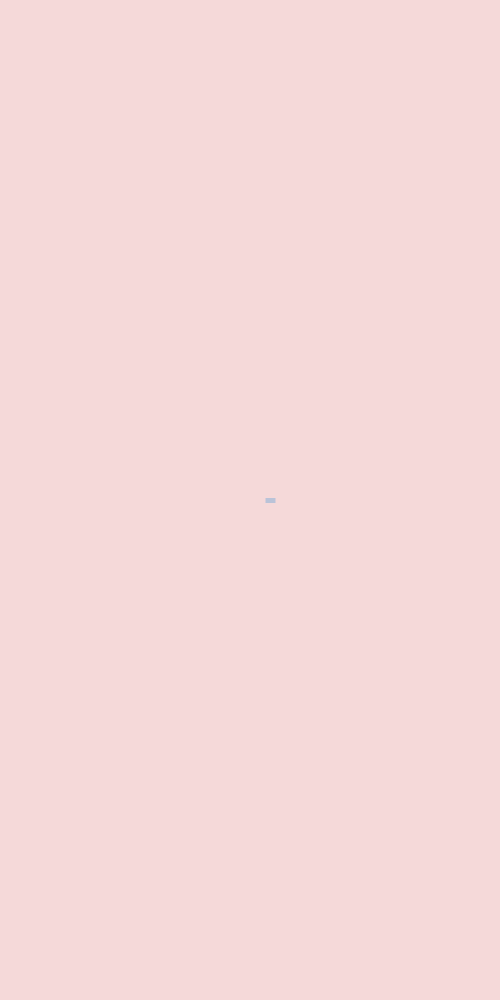
Frame 1 (no input)
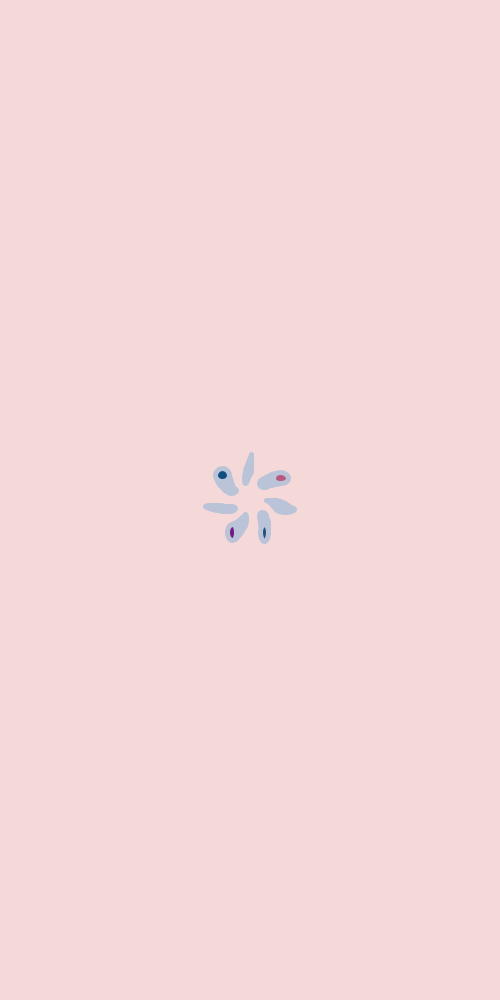
Frame 60 (the mouse pressed at the canvas centre just before this capture)
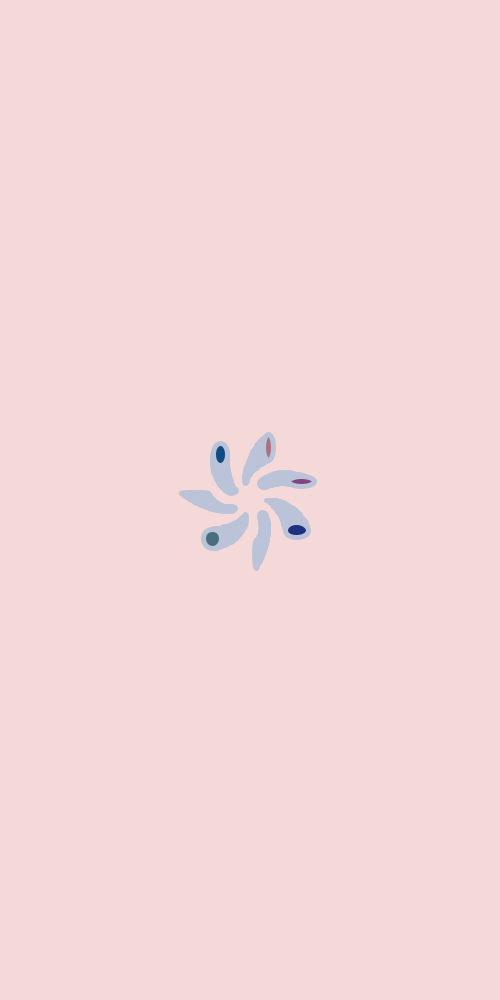
Frame 120 (the mouse held since frame 60 and released just before this capture)

The Processing sketch that drew these frames (run headless with seeded random() and noise(); from frame 60 on, the mouse is pressed at the canvas centre):

// Processing sketch: processing_32167
// ── processing_32167.pde

float r= 20;
float a =0;
 void setup(){
   size (500,1000);
   background (245,217,217);
   smooth ();
   stroke (186,195,216);
   strokeWeight (5);
  
 }
 
 void draw (){
   float x = r * sin (a);
   float y = r * cos (a);
   float vuw = random (50);
   fill(random(200),random(122),128);
    float cheers = random(x/3);
  float thx = random(y/3);
     ellipse (width/2 + y , height/2 + x ,y/2,x/2);
      
         
   a += 1.8;
   r +=0.3;
   if (x>500);
   x = 0;
   if (y>500);
   y = 0;
   
 }
